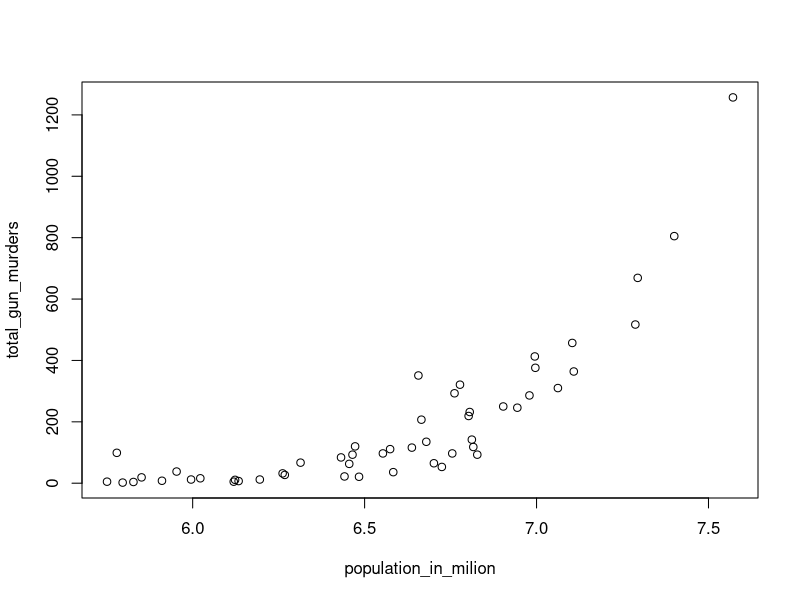
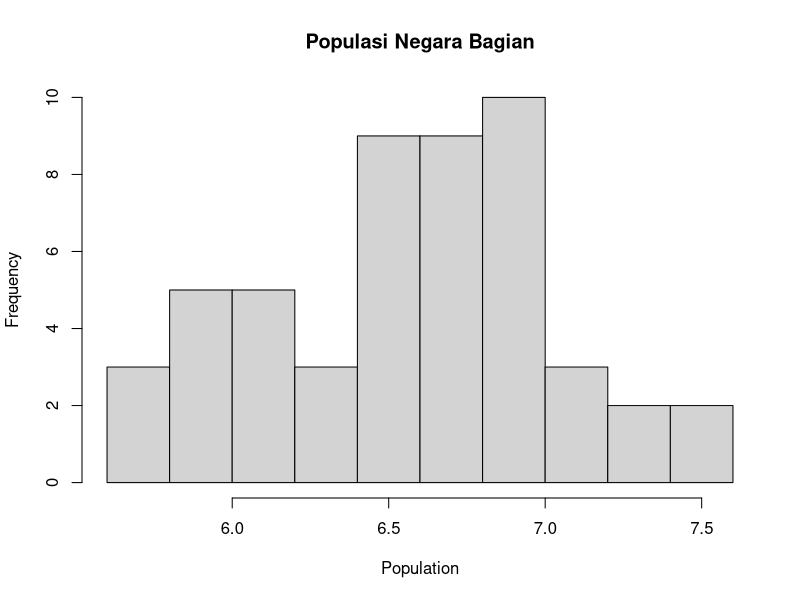
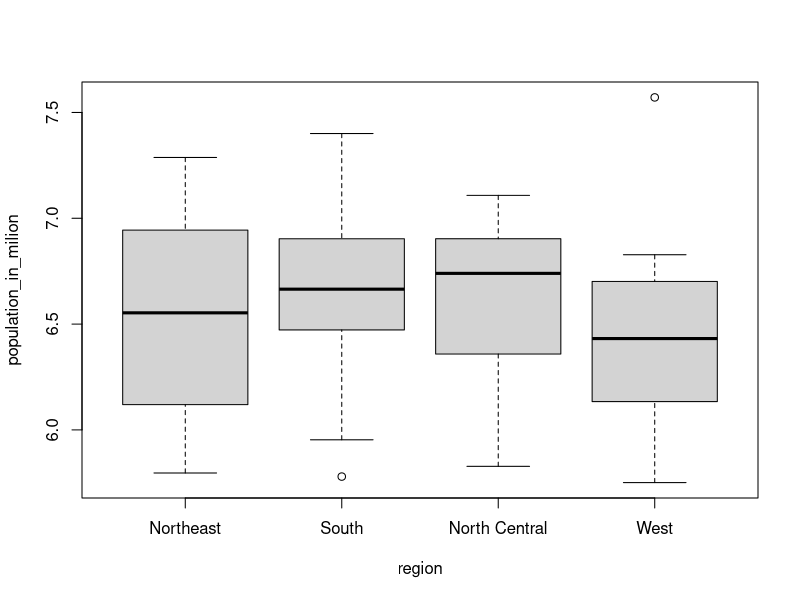

These figures' R source, in order:
## ---- chunk 1
library(dslabs)
data(murders)

pop = murders$population
sort(pop)
terkecil <- sort(pop, decreasing = FALSE)
terkecil[1]

## ---- chunk 2
index = order(pop)
index[1]

## ---- chunk 3
which.min(pop)[1]
## ---- chunk 4
murders$state[which.min(pop)[1]]
## ---- chunk 5
ranks <- rank(pop)
my_df <- data.frame(state = murders$state, rank = ranks)
my_df
## ---- chunk 6
ind <- order(pop)
my_df <- data.frame(state = murders$state[ind], rank = ranks[ind], index =
ind)
my_df
## ---- chunk 7
population_in_milion <- log10(murders$population)
total_gun_murders <- murders$total
plot(population_in_milion, total_gun_murders)
## ---- chunk 8
hist(population_in_milion, main = "Populasi Negara Bagian", xlab 
= "Population")
## ---- chunk 9
boxplot(population_in_milion~region, data = murders)
